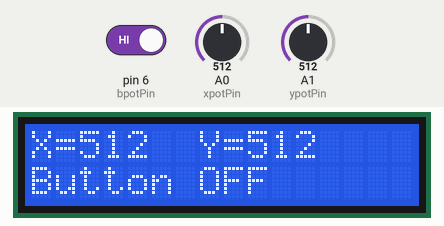
This sketch was run on a simulated Arduino Uno, built with avr-gcc and run on an emulated ATmega328P. Shown: 16×2 character LCD. The test bench sets the inputs (shaded band); at power-on: A0 (xpotPin) = 512, pin 6 (bpotPin) HIGH, A1 (ypotPin) = 512.

Above: at 3.2 s.
3.3 s: A0 (xpotPin) set to 993
At 3.8 s:
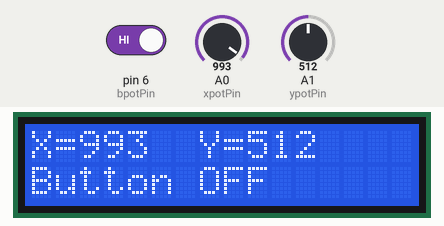
6.3 s: A0 (xpotPin) set to 1011
At 7.6 s:
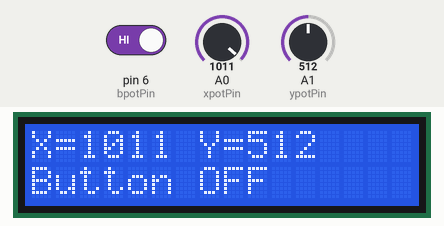
7.9 s: pin 6 (bpotPin) driven LOW
At 9.2 s:
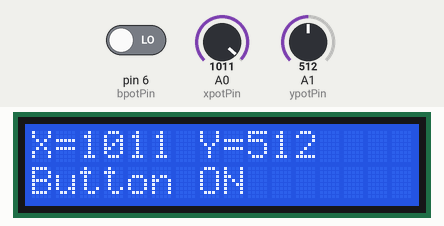
9.5 s: A1 (ypotPin) set to 716
At 10.6 s:
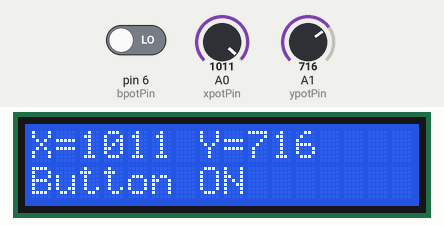
11.1 s: A0 (xpotPin) set to 11
At 11.9 s:
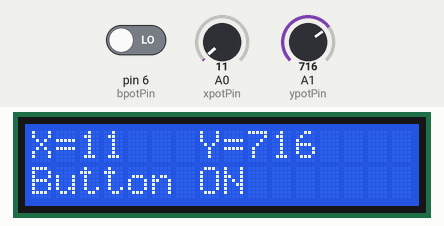
12.6 s: A0 (xpotPin) set to 8
At 13.7 s:
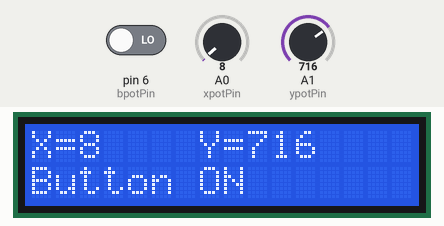
Timing chart, 0 to 15.2 s (numbered marks = the images above; inputs shaded):
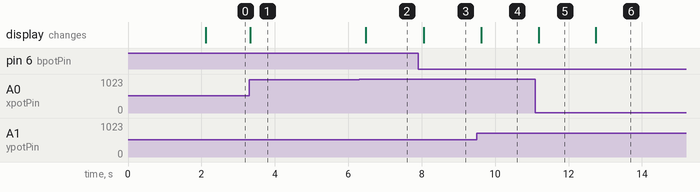

Measured:
- after the input at 3.3 s, the display: changes at once (image 1)
- after the input at 6.3 s, the display: changes after 0.18 s (image 2)
- after the input at 7.9 s, the display: changes after 0.15 s (image 3)
- after the input at 9.5 s, the display: changes after 0.12 s (image 4)
- after the input at 11.1 s, the display: changes after 0.09 s (image 5)
- after the input at 12.6 s, the display: changes after 0.15 s (image 6)

The sketch:

Joystick_test_experiment.ino
```cpp
/*
 * Author: Elecrow Keen
 * Date:4/21/2017
 * IDE V1.8.2
 * Email:keen@elecrow.com
 * Function:
 */
#include <LiquidCrystal_I2C.h>
LiquidCrystal_I2C lcd(0x3F,16,2);
const int xpotPin = A0;
const int ypotPin = A1;
const int bpotPin = 6;
int xval=0;       //Initialize a variable
int yval=0;
int bval=0;

void setup(){
  lcd.init();
  lcd.backlight();
  pinMode(xpotPin,INPUT);
  pinMode(ypotPin,INPUT);
  pinMode(bpotPin,INPUT);
  lcd.print("  Welcome to ");
  lcd.setCursor(0,1);
  lcd.print("    Elecrow");
  delay(2000);
  lcd.clear();
}
void loop(){
  xval = analogRead(xpotPin);   //Read Values from the xpotPin
  yval = analogRead(ypotPin);
  bval = digitalRead(bpotPin);
  lcd.clear();                 //clear display
  lcd.setCursor(0, 0) ;       //Display position
  lcd.print("X=");            //Display "X="
  lcd.print(xval);
  lcd.setCursor(7, 0) ;
  lcd.print("Y=");
  lcd.print(yval);
  if (bval==LOW){
    lcd.setCursor(0, 1) ;
    lcd.print("Button ON");
  }
  else{
    lcd.setCursor(0, 1) ;
    lcd.print("Button OFF");
  }
  delay(150); //After 150ms the screen will be refreshed
}
```
